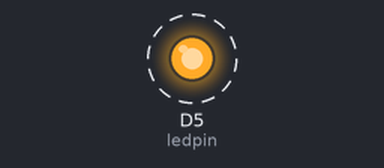
Recording of a sketch running on a simulated ESP8266 (NodeMCU). On the bench: output pins drawn as LEDs (lit = HIGH). Dashed ring = blinking. What the sketch prints to the serial monitor is not drawn.

Above: at 0.5 s.
Timing chart, 0 to 4.6 s (numbered marks = the images above):
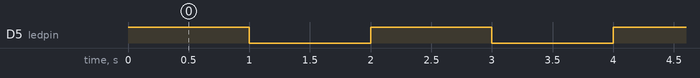

The sketch:

LED_Blinking_Basic.ino
```cpp
//Blinking led

#define ledpin D5   //declare D5 as ledpin

void setup() {
  // put your setup code here, to run once:
  pinMode(ledpin,OUTPUT);  //set ledpin as OUTPUT pin
  Serial.begin(9600);             //Begin serial communication at 9600 baud rate

}

void loop() {
  // put your main code here, to run repeatedly:

  digitalWrite(ledpin,HIGH);   //turn led ON
  Serial.println("LED is ON"); //print led status on serial monitor
  delay(1000);                        //delay of 1 sec


  digitalWrite(ledpin,LOW);     //turn led OFF
  Serial.println("LED is OFF"); //print led status on serial monitor
  delay(1000);                         //delay of 1 sec

}
```

Measured:
- by itself, D5 (ledpin): alternates HIGH for 1.0 s and LOW for 1.0 s
